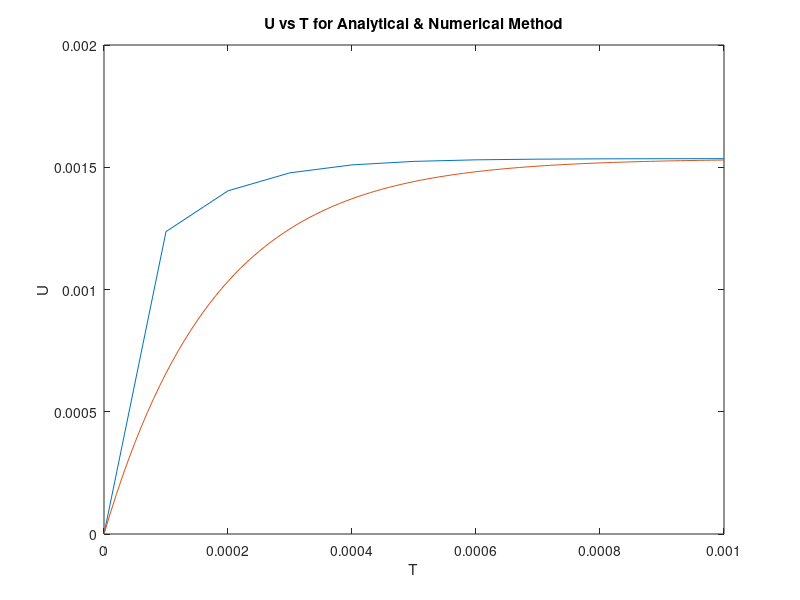

This figure's MATLAB source:
%  code for analatical
R = 10.^-5; % radius of sphere
p = 1000; %density of liquid
s = 8050; %density of sphere
n = 10.^-3; % cofficient of viscousity
g = 9.8; % accerelation due to gravity
t1 = [0:0.00001: 0.001]; 
u1 = ((2*(s-p)*R*R*g)/(9*n))*(1-exp((-9*n*t1)/(2*s*R*R))); % derived equation for velocity
%plot(t1,u1)
%code for numerical method:
dt = 10.^-4;
t2 = [0:dt:0.001];
u2 = [0];
ui=0;
uf=0;
j=1;
for i= 0: 0.0001 : 0.001
    uf = ui + (((s-p)*g/s) - (9*n*ui)/(2*s*R*R))*dt;
    u2(j) = uf;
    j=j+1;
    ui=uf;
end

u2(1)=0;

plot(t2 , u2 , t1 , u1)
title('U vs T for Analytical & Numerical Method')
xlabel('T')
ylabel('U')




    
    





